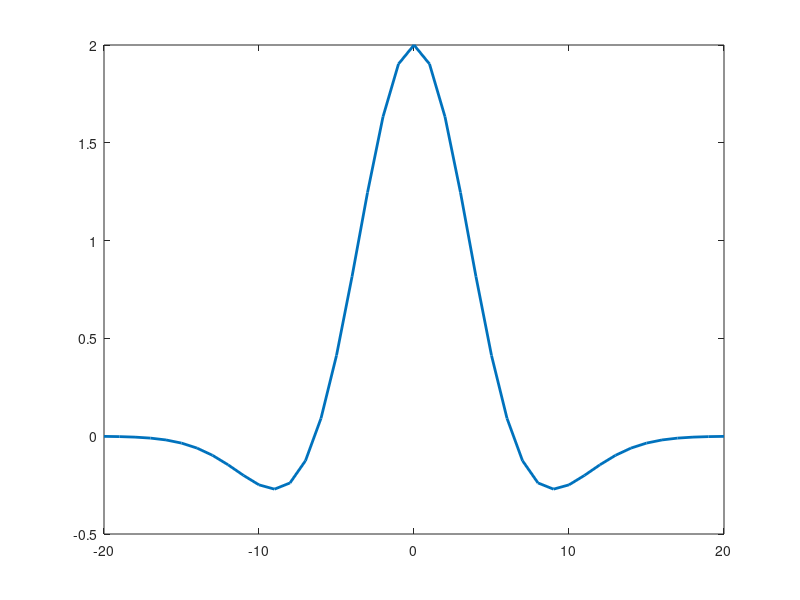
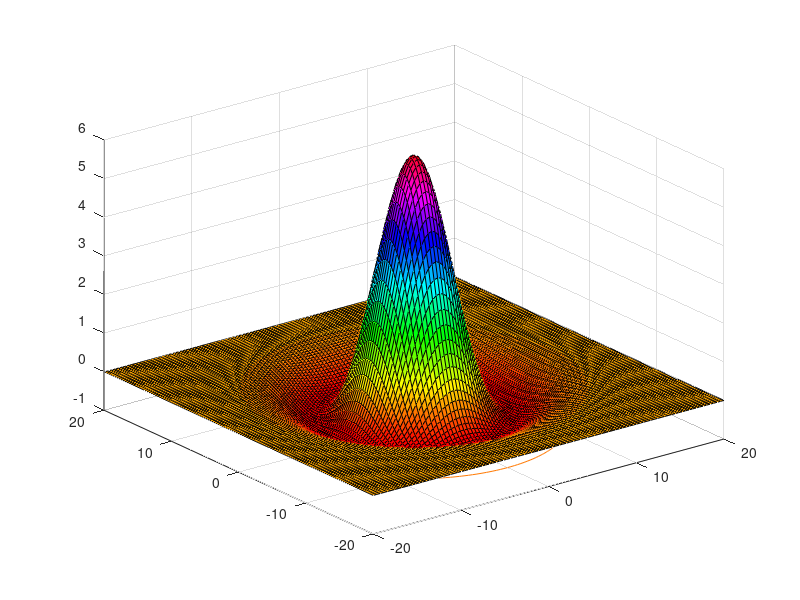

Here is the MATLAB script that generated these plots, in order: (Note: this script raises an error after producing the figures.)
clear all; close all;


w = 20; sigma = 4.5;
ww = 2*w + 1;
[x,y] = meshgrid(-w:0.4:w, -w:0.3:w);

x1 = -20:1:20;

n = (2-(x1.^2/sigma^2)) .* exp(-(x1.^2)/(2*sigma^2));
m = (2-((x.^2 + y.^2)/sigma^2)) .* exp( -(x.^2 + y.^2)/(2*sigma^2));

figure; plot(x1,n,'Linewidth',2)

g = m / sum(sum(m));
figure; surfc(x,y,g); colormap hsv


% Laplaciana de la Gaussiana
A = imread('Tema05a.jpg','jpeg');
I = double(A(1:4:end,1:4:end,1));

% valor del umbral
T1 = 3; sigma = 2;
LOG = edge(I,'log',T1, sigma);

figure; imshow(A); title('Original');
figure; imshow(LOG); title('LOG');


